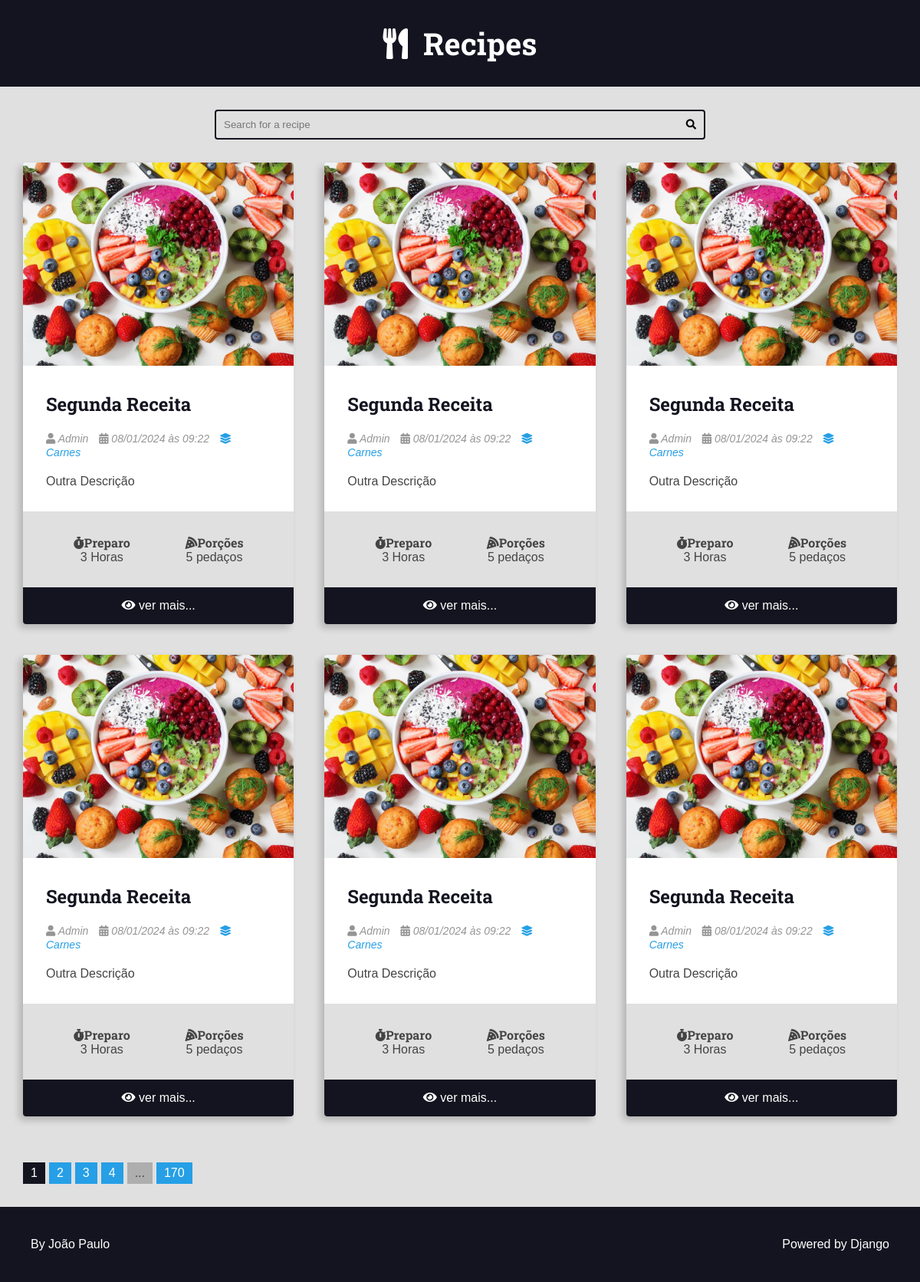
The page / on the database its author committed.
### recipes/models.py (models this page shows, shortened)
class Recipe(models.Model):
    title = models.CharField(max_length=65)
    description = models.CharField(max_length=165)
    slug = models.SlugField(unique=True)
    preparation_time = models.IntegerField()
    preparation_time_unit = models.CharField(max_length=65)
    servings = models.IntegerField()
    servings_unit = models.CharField(max_length=65)
    preparation_steps = models.TextField()
    preparation_steps_is_html = models.BooleanField(default=False)
    created_at = models.DateTimeField(auto_now_add=True)
    update_at = models.DateTimeField(auto_now=True)
    is_published = models.BooleanField(default=False)
    cover = models.ImageField(upload_to='recipes/covers/%Y/%m/%d', blank=True,default='')
    category = models.ForeignKey(Category, on_delete = models.SET_NULL, null=True, blank=True,default=None)
    author = models.ForeignKey(User, on_delete = models.SET_NULL, null=True)

class Category(models.Model):
    name = models.CharField(max_length = 65)

### recipes/views.py (the view)
# urls.py: 2. Add a URL to urlpatterns:  path('', views.home, name='home')
def home(request):
    recipes = Recipe.objects.filter(
        is_published=True,
    ).order_by('-id')
    page_obj, pagination_range = make_pagination(request, recipes, PER_PAGE)
    return render(request, 'recipes/pages/home.html', context={
        'recipes': page_obj,
        'pagination_range': pagination_range
    })

### utils/pagination.py (called while the page is built)
def make_pagination(request,queryset,per_page,qty_pages=4):
    try:
        current_page = int(request.GET.get('page',1))
    except ValueError:
        current_page = 1
    paginator = Paginator(queryset, per_page)
    page_obj = paginator.get_page(current_page)
    pagination_range = make_pagination_range(
        paginator.page_range,
        qty_pages,
        current_page,
    )
    return page_obj, pagination_range

### recipes/templates/recipes/pages/home.html (shortened to what this page needs)
{% extends 'global/base.html' %}
{% block content %}
<div class="main-content main-content-list container">
{% for recipe in recipes %}
    {% include 'recipes/partials/recipe.html' %}
{% empty %}
    <div class="center m-y">
        <h1>No recipes found here 🥲</h1>
    </div>
{% endfor %}
</div>
{% endblock content %}

### recipes/templates/recipes/partials/recipe.html (shortened to what this page needs)
<div class="recipe recipe-list-item">
    {% if recipe.cover %}
        <div class="recipe-cover">
            <a href="{% url 'recipes:recipe' recipe.id %}">
                <img src="{{ recipe.cover.url }}" alt="Temporário">
            </a>
        </div>
    {% endif %}
    <div class="recipe-title-container">
        <h2 class="recipe-title">
            <a href="{% url 'recipes:recipe' recipe.id %}">
        {{ recipe.title }}
            </a>
        </h2>
    </div>
    <div class="recipe-author">
        {% if recipe.author is not None %}
            <span class="recipe-author-item">
                <i class="fas fa-user"></i>
                {% if recipe.author.first_name %}
                    {{ recipe.author.first_name }} {{ recipe.author.last_name }}
                {% else %}
                    {{ recipe.author.username }}
                {% endif %}
            </span>
        {% endif %}
        <span class="recipe-author-item">
            <i class="fas fa-calendar-alt"></i>
            {{ recipe.created_at|date:"d/m/Y" }} às {{ recipe.created_at|date:"H:i" }}
        </span>
        {% if recipe.category is not None %}
            <span class="recipe-author-item">
                <a href="{% url 'recipes:category' recipe.category.id %}">
                    <i class="fas fa-layer-group"></i>
                    <span>{{recipe.category.name}}</span>
                </a>
            </span>
        {% endif %}
    </div>
    <div class="recipe-content">
        <p>{{ recipe.description }}</p>
    </div>
    <div class="recipe-meta-container">
        <div class="recipe-meta recipe-preparation">
            <h3 class="recipe-meta-title"><i class="fas fa-stopwatch"></i>Preparo</h3>
            <div class="recipe-meta-text">
                {{ recipe.preparation_time }} {{ recipe.preparation_time_unit }}
            </div>
        </div>
        <div class="recipe-meta recipe-servings">
            <h3 class="recipe-meta-title"><i class="fas fa-pizza-slice"></i>Porções</h3>
            <div class="recipe-meta-text">
                {{ recipe.servings }} {{ recipe.servings_unit }}
            </div>
        </div>
    </div>
    {% if is_detail_page is not True %}
        <footer class="recipe-footer">
            <a class="recipe-read-more button button-dark button-full-width" href="{% url 'recipes:recipe' recipe.id %}">
                <i class="fas fa-eye"></i>
                <span>ver mais...</span>
            </a>
        </footer>
    {% endif %}
</div>

### base_static/global/css/styles.css (style rules this page uses)
:root { --color-primary: #269fe6; --color-primary-hover: #2086c2; --color-primary-dark: #13141f; --color-primary-dark-hover: #212336; --color-primary-light: #d4ecfa; --color-primary-light-hover: #bdd8e7; --color-white: #fff; --color-black: #000; --color-dark-text: #444; --color-info-light: #cce5ff; --color-debug-light: #cce5ff; --color-success-light: #d4edda; --color-alert-light: #fff3cd; --color-warning-light: #fff3cd; --color-error-light: #f8d7da; --color-info-dark: #4d86c4; --color-debug-dark: #4d86c4; --color-success-dark: #4a9c5d; --color-alert-dark: #927f40; --color-warning-dark: #927f40; --color-error-dark: #da525d; --color-gray-0: #f9f9f9; --color-gray-1: #e0e0e0; --color-gray-2: #c7c7c7; --color-gray-3: #aeaeae; --color-gray-4: #959595; --color-gray-5: #7d7d7d; --color-gray-6: #646464; --color-gray-7: #4b4b4b; --color-gray-8: #323232; --color-gray-9: #191919; --font-primary: sans-serif; --font-headings: 'Roboto Slab', serif; --spacing-gutter-medium: 3rem; --spacing-gutter-large: 4rem; }
* { padding: 0; margin: 0; box-sizing: border-box; }
html { font-size: 62.5%; }
body { font-size: 1.6rem; font-family: var(--font-primary); background: var(--color-gray-1); color: var(--color-dark-text); }
h1, h2, h3, h4, h5, h6 { font-family: var(--font-headings); }
.container { max-width: 144rem; margin: 0 auto; padding: var(--spacing-gutter-medium); }
.main-content { padding-top: 0; }
.main-content-list { display: grid; grid-template-columns: repeat(auto-fit, minmax(340px, 1fr)); gap: var(--spacing-gutter-large); }
.recipe { background: var(--color-white); box-shadow: -5px 5px 10px rgba(0, 0, 0, 0.2); transform: scale(1); transition: all 300ms ease-in-out; border-radius: 0.4rem; overflow: hidden; }
.recipe img { max-width: 100%; }
.recipe-list-item { max-width: 64rem; height: fit-content; }
.recipe-title-container { padding: var(--spacing-gutter-medium); padding-bottom: 2rem; }
.recipe-title-container a { text-decoration: none; color: var(--color-primary-dark); }
.recipe-author { padding: 0 var(--spacing-gutter-medium); }
.recipe-content { padding: var(--spacing-gutter-medium); padding-top: 2rem; }
.recipe-author-item { color: var(--color-gray-4); margin-right: 1rem; font-style: italic; font-size: 1.4rem; }
.recipe-author a { color: var(--color-primary); transition: all 300ms ease-in-out; text-decoration: none; }
.recipe-meta-container { display: flex; flex-flow: row wrap; padding: var(--spacing-gutter-medium); background: var(--color-gray-1); }
.recipe-meta { display: flex; flex-flow: column nowrap; flex-shrink: 1; flex-grow: 1; text-align: center; }
.recipe-meta-title { font-size: 1.6rem; }
.recipe-footer a { background: var(--color-primary-dark); display: block; color: var(--color-white); text-decoration: none; text-align: center; padding: 1.5rem var(--spacing-gutter-medium); transition: all 300ms ease-in-out; }

### rows shown on the page
Recipe: cover (picture), title "Segunda Receita", author.first_name "Admin", created_at "08/01/2024", created_at "09:22", category.name "Carnes", description "Outra Descrição", preparation_time "3", preparation_time_unit "Horas", servings "5", servings_unit "pedaços"
Recipe: cover (picture), title "Segunda Receita", author.first_name "Admin", created_at "08/01/2024", created_at "09:22", category.name "Carnes", description "Outra Descrição", preparation_time "3", preparation_time_unit "Horas", servings "5", servings_unit "pedaços"
Recipe: cover (picture), title "Segunda Receita", author.first_name "Admin", created_at "08/01/2024", created_at "09:22", category.name "Carnes", description "Outra Descrição", preparation_time "3", preparation_time_unit "Horas", servings "5", servings_unit "pedaços"
Recipe: cover (picture), title "Segunda Receita", author.first_name "Admin", created_at "08/01/2024", created_at "09:22", category.name "Carnes", description "Outra Descrição", preparation_time "3", preparation_time_unit "Horas", servings "5", servings_unit "pedaços"
Recipe: cover (picture), title "Segunda Receita", author.first_name "Admin", created_at "08/01/2024", created_at "09:22", category.name "Carnes", description "Outra Descrição", preparation_time "3", preparation_time_unit "Horas", servings "5", servings_unit "pedaços"
Recipe: cover (picture), title "Segunda Receita", author.first_name "Admin", created_at "08/01/2024", created_at "09:22", category.name "Carnes", description "Outra Descrição", preparation_time "3", preparation_time_unit "Horas", servings "5", servings_unit "pedaços"

### other values the page prints
{{ page }} "1"
{{ page }} "2" "3" "4"
{{ pagination_range.total_pages }} "170"
